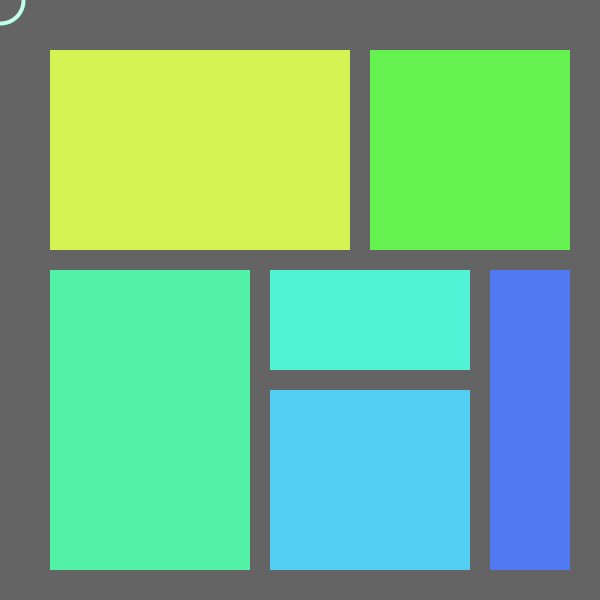
Frame 1 (no input)
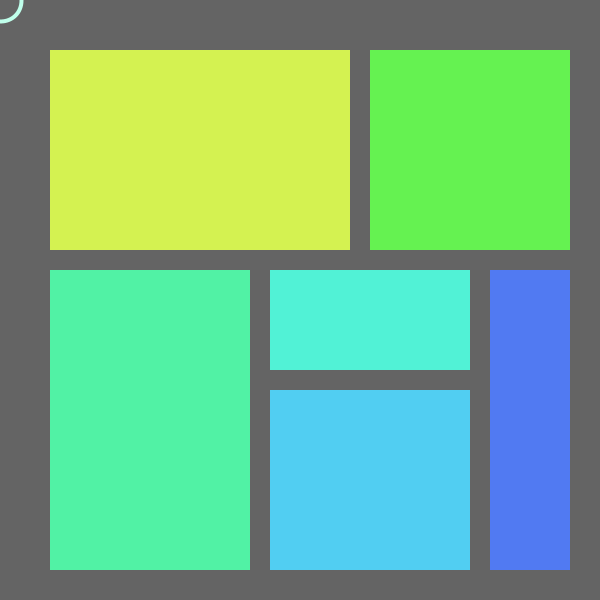
Frame 60 (the mouse pressed at the canvas centre just before this capture)
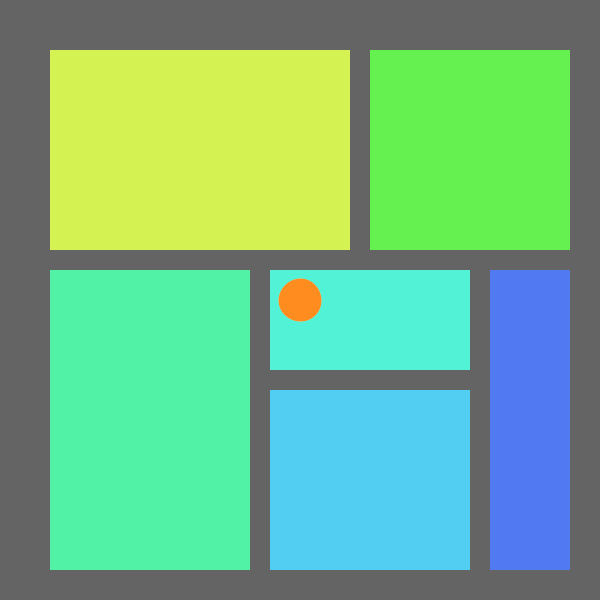
Frame 120 (the mouse held since frame 60 and released just before this capture)

The Processing sketch that drew these frames (run headless with seeded random() and noise(); from frame 60 on, the mouse is pressed at the canvas centre):

// Processing sketch: processing_156557
// ── processing_156557.pde

float diameter;
float angle =0;


void setup () {
  size(600, 600);
  diameter = height - 20;
}


void draw () {
  background(100);
  noStroke();
  fill(#D4F251);
  rect(50, 50, 300, 200);
  fill(#65F251);
  rect(370, 50, 200, 200);
  fill(#51F2A5);
  rect(50, 270, 200, 300);
  fill(#51F2D6);
  rect(270, 270, 200, 100);
  fill(#51CEF2);
  rect(270, 390, 200, 180);
  fill(#517AF2);
  rect(490, 270, 80, 300);


  float d1 = 10 + (cos(angle) * diameter/16);

  stroke(#BFFFEB);
  strokeWeight(4);
  noFill();
  ellipse(mouseX, mouseY, d1, d1);

  if (mouseX > 50 && mouseX < 350 && mouseY > 50 && mouseY < 250) {
    fill(#A91EBC);
    stroke(#A91EBC);
    ellipse(mouseX, mouseY, d1, d1);
  }
  
  
  if (mouseX > 370 && mouseX < 570 && mouseY > 50 && mouseY < 250) {
    fill(#F04695);
    stroke(#F04695);
    ellipse(mouseX, mouseY, d1, d1);
  }
  
  if (mouseX > 50 && mouseX < 250 && mouseY > 270 && mouseY < 570) {
    fill(#FF2949);
    stroke(#FF2949);
    ellipse(mouseX, mouseY, d1, d1);
  }
  
  if (mouseX > 270 && mouseX < 470 && mouseY > 270 && mouseY < 370) {
    fill(#FF8C1F);
    stroke(#FF8C1F);
    ellipse(mouseX, mouseY, d1, d1);
  }
  
  if (mouseX > 270 && mouseX < 470 && mouseY > 390 && mouseY < 570) {
    fill(#FBFF29);
    stroke(#FBFF29);
    ellipse(mouseX, mouseY, d1, d1);
  }
  
  if (mouseX > 490 && mouseX < 570 && mouseY > 270 && mouseY < 570) {
    fill(#CA1FFF);
    stroke(#CA1FFF);
    ellipse(mouseX, mouseY, d1, d1);
  }
  

  //  fill(#BFFFEB);
  //  ellipse(150, 150, d1, d1);
  //  fill(#BFFFEB);
  //  ellipse(400, 200, d2, d2);

  angle += .1;
}
